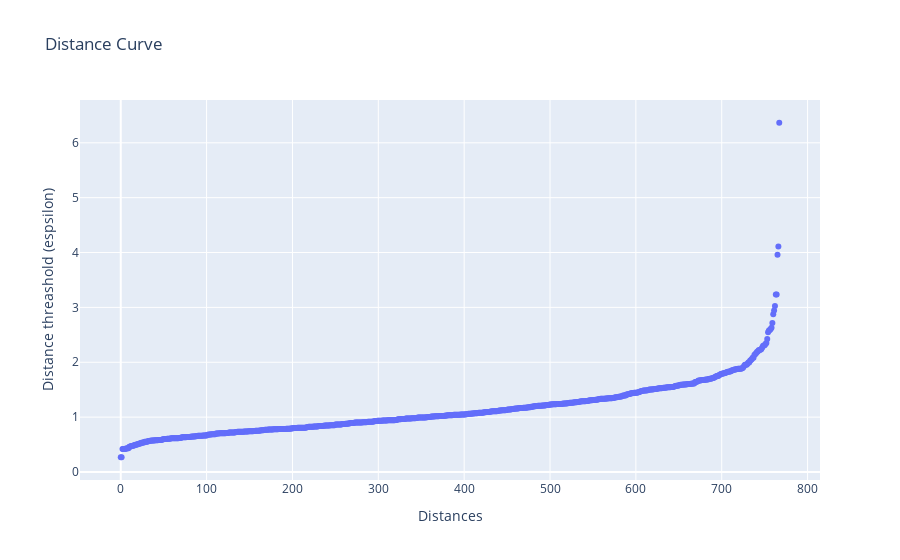

Notebook code cell kept with this figure:
### Code cell
fig = px.scatter(
    distances, 
    title='Distance Curve')
fig.update_xaxes(title_text='Distances')
fig.update_yaxes(title_text='Distance threashold (espsilon)')
fig.update_layout(showlegend=False)
fig.show()

### Figure 1 — Plotly figure (JSON) as saved in the notebook; plotly's stock layout.template omitted (floating-point values rounded to 4 significant figures; data arrays with more than 128 entries replaced by an {"elided": "..."} marker saying what was removed)
{"data": [{"hovertemplate": "variable=0<br>index=%{x}<br>value=%{y}<extra></extra>", "legendgroup": "0", "marker": {"color": "#636efa", "symbol": "circle"}, "mode": "markers", "name": "0", "orientation": "v", "showlegend": true, "type": "scatter", "x": {"elided": "768 int values"}, "xaxis": "x", "y": {"elided": "768 float values"}, "yaxis": "y"}], "layout": {"legend": {"title": {"text": "variable"}, "tracegroupgap": 0}, "showlegend": false, "title": {"text": "Distance Curve"}, "xaxis": {"anchor": "y", "domain": [0, 1], "title": {"text": "Distances"}}, "yaxis": {"anchor": "x", "domain": [0, 1], "title": {"text": "Distance threashold (espsilon)"}}}}
